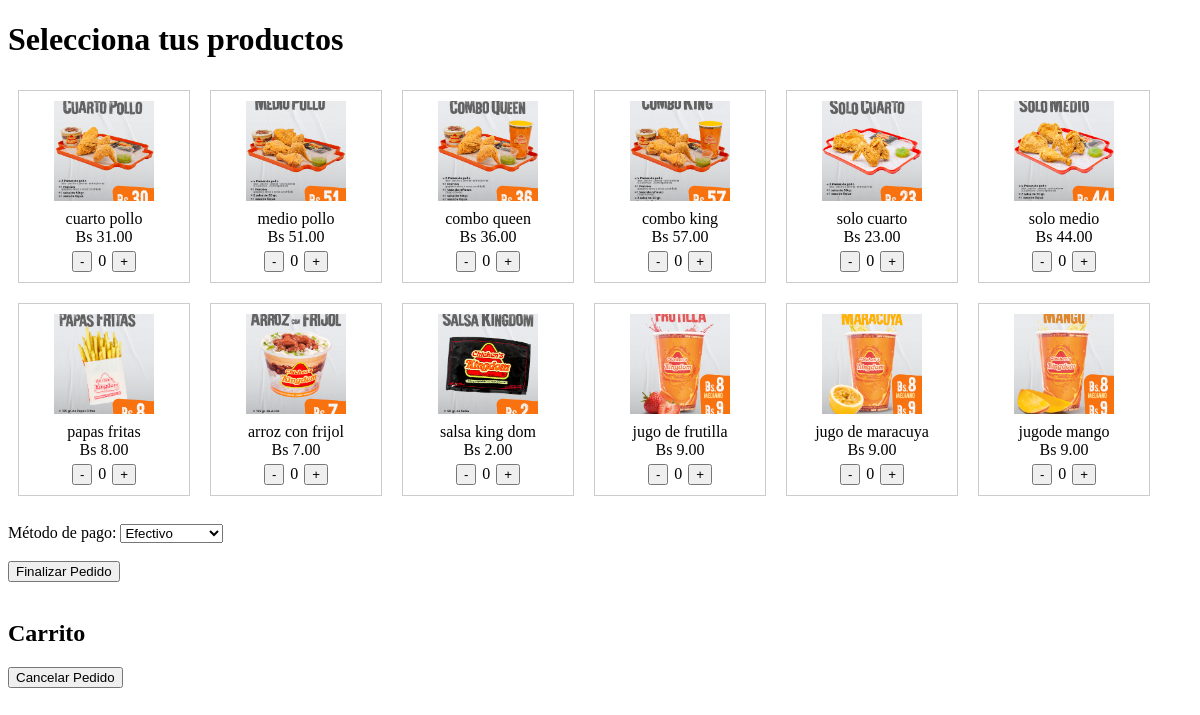
The app's page /cajero/guardado/pedido_completo.php with its own data.
### tables this page shows
CREATE TABLE `producto` (
  `id_producto` int NOT NULL AUTO_INCREMENT,
  `nombre` varchar(100) NOT NULL,
  `descripcion` text,
  `precio` decimal(10,2) NOT NULL,
  `tipo` enum('Pollo','Bebida','Extra') NOT NULL,
  `id_categoria` int DEFAULT NULL,
  PRIMARY KEY (`id_producto`),
  KEY `id_categoria` (`id_categoria`),
  CONSTRAINT `producto_ibfk_1` FOREIGN KEY (`id_categoria`) REFERENCES `categoria_producto` (`id_categoria`)
);

### cajero/guardado/pedido_completo.php (the view, shortened to what this page needs)
<?php
include('../config/conexion.php');
?>
<!DOCTYPE html>
<html lang="es">
<head>
</head>
<body>
<h1>Selecciona tus productos</h1>
<?php
$query = "SELECT * FROM producto";
$resultado = mysqli_query($conexion, $query);
while ($row = mysqli_fetch_assoc($resultado)) {
    echo "<div class='producto' data-id='{$row['id_producto']}'>";
 $nombreImagen = preg_replace('/[^A-Za-z0-9_\-]/', '', $row['nombre']);
echo "<img src='assets/imagenes/{$nombreImagen}.png' alt='{$row['nombre']}' />";
    echo "<p>{$row['nombre']}<br>Bs {$row['precio']}</p>";
    echo "<button class='menos'>-</button>";
    echo "<span class='cantidad'>0</span>";
    echo "<button class='mas'>+</button>";
    echo "</div>";
}
?>
<br><br>
<label for="metodo_pago">Método de pago:</label>
<select id="metodo_pago">
    <option value="efectivo">Efectivo</option>
</select>
<br><br>
<button id="finalizar">Finalizar Pedido</button>
<br><br>
<div id="vista-carrito">
    <h2>Carrito</h2>
</div>
<button id="cancelar">Cancelar Pedido</button>
</body>
</html>

### cajero/guardado/pedido_completo.php (style rules this page uses)
.producto { display: inline-block; border: 1px solid #ccc; margin: 10px; padding: 10px; text-align: center; width: 150px; }
.producto img { width: 100px; height: 100px; object-fit: cover; }
.producto p { margin: 5px 0; }
.cantidad { display: inline-block; width: 20px; }

### records on screen
producto: shows a picture, nombre "cuarto pollo", precio "31.00"
producto: shows a picture, nombre "medio pollo", precio "51.00"
producto: shows a picture, nombre "combo queen", precio "36.00"
producto: shows a picture, nombre "combo king", precio "57.00"
producto: shows a picture, nombre "solo cuarto", precio "23.00"
producto: shows a picture, nombre "solo medio", precio "44.00"
producto: shows a picture, nombre "papas fritas", precio "8.00"
producto: shows a picture, nombre "arroz con frijol", precio "7.00"
producto: shows a picture, nombre "salsa king dom", precio "2.00"
producto: shows a picture, nombre "jugo de frutilla", precio "9.00"
producto: shows a picture, nombre "jugo de maracuya", precio "9.00"
producto: shows a picture, nombre "jugode mango", precio "9.00"
